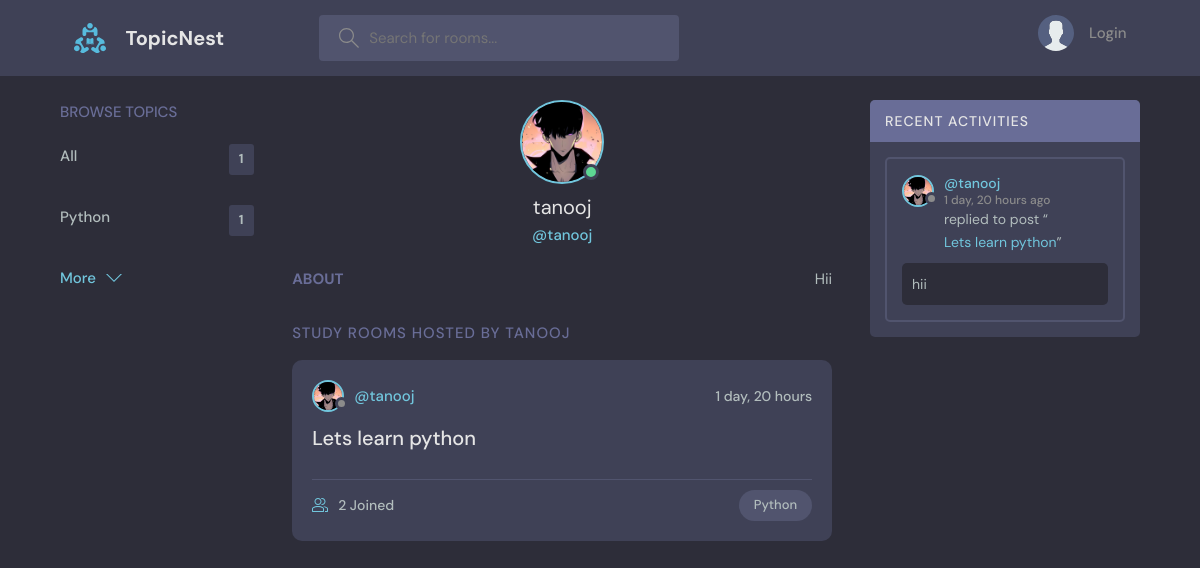
The app's page /profile/1/, older data.
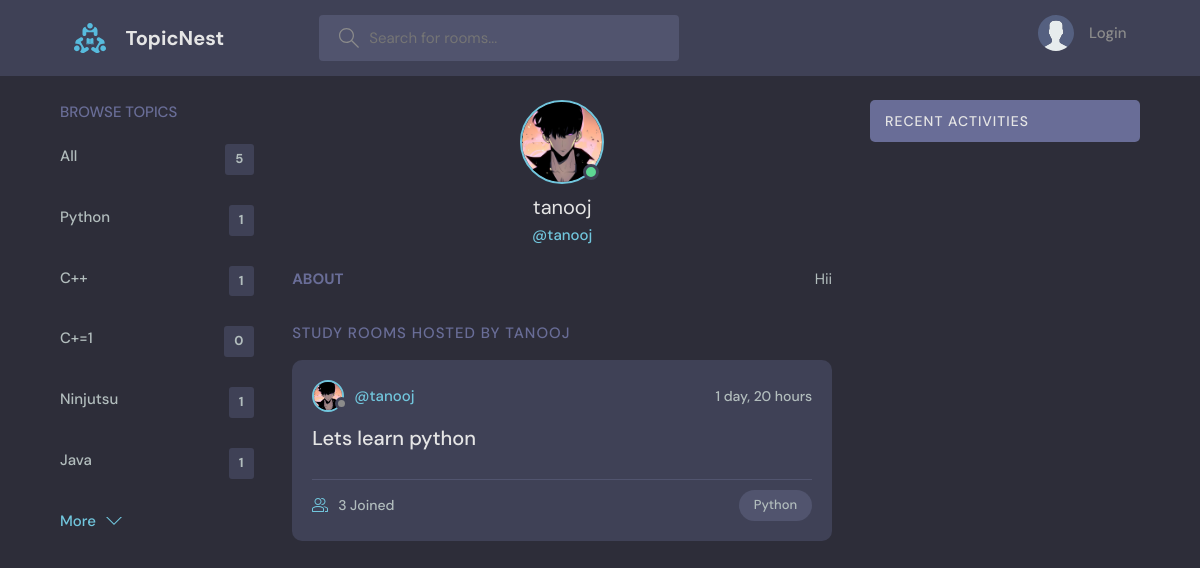
The same page, newer data.
### base/models.py (models this page shows, shortened)
class Topic(models.Model):
    name = models.CharField(max_length=200)

class User(AbstractUser):
    name = models.CharField(max_length=200,null = True)
    email = models.EmailField(null=True,unique=True)
    bio = models.TextField(null = True)
    avatar = models.ImageField(null = True,default="avatar.svg")
    USERNAME_FIELD = 'email'
    REQUIRED_FIELDS = []

class About(models.Model):
    user = models.ForeignKey(User, on_delete=models.CASCADE)
    about = models.TextField()

class Room(models.Model):
    host = models.ForeignKey(User, on_delete=models.SET_NULL,null=True)
    topic = models.ForeignKey(Topic, on_delete=models.SET_NULL,null=True)
    name = models.CharField(max_length=200)
    description = models.TextField(null=True,blank=True)
    participants = models.ManyToManyField(User,related_name='participants',blank=True)
    updated = models.DateTimeField(auto_now=True)
    created = models.DateTimeField(auto_now_add=True)
    class Meta:
        ordering = ['-updated','-created']

class Message(models.Model):
    user = models.ForeignKey(User, on_delete=models.CASCADE)
    room =models.ForeignKey(Room, on_delete=models.CASCADE)
    body = models.TextField()
    updated = models.DateTimeField(auto_now=True)
    created = models.DateTimeField(auto_now_add=True)
    class Meta:
        ordering = ['-updated','-created']

### base/views.py (the view)
# urls.py: path('profile/<str:pk>/',views.userProfile,name='profile'),
def userProfile(request,pk):
    user = User.objects.get(id = pk)
    rooms = user.room_set.all()
    room_messages = user.message_set.all()
    topics = Topic.objects.all()
    try:
        about = About.objects.get(user=user)
    except About.DoesNotExist:
        about = ""
    context = {'user':user,'rooms':rooms,'topics':topics,'room_messages':room_messages,'about':about}
    return render(request,'base/profile.html',context)

### base/templates/base/profile.html (shortened to what this page needs)
{% extends 'main.html' %}
{% block content %}
  <main class="profile-page layout layout--3">
    <div class="container">
      {% include 'base/topics_component.html' %}
      <div class="roomList">
        <div class="profile">
          <div class="profile__avatar">
            <div class="avatar avatar--large active">
              <img src="{{user.avatar.url}}" />
            </div>
          </div>
          <div class="profile__info">
            <h3>{{user.name}}</h3>
            <p>@{{user.name}}</p>
          </div>
          <div class="profile__about">
            <h3>About
            </h3>
            <p>
              {{about.about}}
            </p>
          </div>
        </div>
        <div class="roomList__header">
          <div>
            <h2>Study Rooms Hosted by {{user.name}}</a>
            </h2>
          </div>
        </div>
        {% include 'base/feed_component.html' %}
      </div>
      {% include 'base/activity_component.html' %}
    </div>
  </main>
{% endblock %}

### templates/main.html (shortened to what this page needs)
<!DOCTYPE html>
{% load static %}
<html lang="en">
  <head>
    <link rel="stylesheet" href="{% static 'styles/style.css' %}" />
  </head>
  <body>
    {% include 'navbar.html' %}
    {% block content %}
    {% endblock %}
  </body>
</html>

### templates/navbar.html (shortened to what this page needs)
{% load static %}
<header class="header header--loggedIn">
    <div class="container">
      <a href="{% url 'home' %}" class="header__logo">
        <img src="{% static 'images/logo.svg' %}" />
        <h1>TopicNest</h1>
      </a>
      <form class="header__search" method = "GET" action = "{% url 'home' %}">
        <label>
          <input name = "q" placeholder="Search for rooms..." />
        </label>
      </form>
      <nav class="header__menu">
        {% if request.user.is_authenticated %}
        <div class="header__user">
          <a href="{% url 'profile' user.id %}">
            <div class="avatar avatar--medium active">
              <img src="{{request.user.avatar.url}}" />
            </div>
            <p>{{request.user.username}} <span>@{{request.user.username}}</span></p>
          </a>
          <button class="dropdown-button">
            <svg version="1.1" xmlns="http://www.w3.org/2000/svg" width="32" height="32" viewBox="0 0 32 32">
              <title>chevron-down</title>
              <path d="M16 21l-13-13h-3l16 16 16-16h-3l-13 13z"></path>
            </svg>
          </button>
        </div>
        {% else %}
        <a href="{% url 'login' %}">
          <img src="{% static 'images/avatar.svg' %}" />
          <p>Login</p>
        </a>
        {% endif %}
      </nav>
    </div>
  </header>

### base/templates/base/topics_component.html
<div class="topics">
    <div class="topics__header">
      <h2>Browse Topics</h2>
    </div>
    <ul class="topics__list">
      <li>
        <a href="{% url 'home' %}">All <span>{{topics.count}}</span></a>
      </li>
      {% for topic in topics %}
      <li>
        <a href="{% url 'home' %}?q={{topic.name}}">{{topic.name}}<span>{{topic.room_set.all.count}}</span></a>
      </li>
      {% endfor %}
    </ul>
    <a class="btn btn--link" href="{% url 'topics' %}">
      More
      <svg
        version="1.1"
        xmlns="http://www.w3.org/2000/svg"
        width="32"
        height="32"
        viewBox="0 0 32 32"
      >
        <title>chevron-down</title>
        <path d="M16 21l-13-13h-3l16 16 16-16h-3l-13 13z"></path>
      </svg>
    </a>
  </div>

### base/templates/base/feed_component.html (shortened to what this page needs)
{% for room in rooms%}
<div class="roomListRoom">
  <div class="roomListRoom__header">
    <a href="{% url 'profile' room.host.id %}" class="roomListRoom__author">
      <div class="avatar avatar--small">
        <img src="{{room.host.avatar.url}}" />
      </div>
      <span>@{{room.host.username}}</span>
    </a>
    <div class="roomListRoom__actions">
      <span>{{room.created|timesince}}</span>
    </div>
  </div>
  <div class="roomListRoom__content">
    <a href="/room/{{room.id}}">{{room.name}}</a>
  </div>
  <div class="roomListRoom__meta">
    <a href="/room/{{room.id}}" class="roomListRoom__joined">
       {{room.participants.all.count}} Joined
    </a>
    <p class="roomListRoom__topic">{{room.topic.name}}</p>
  </div>
</div>
{% endfor %}

### base/templates/base/activity_component.html (shortened to what this page needs)
<div class="activities">
    <div class="activities__header">
      <h2>Recent Activities</h2>
    </div>
    {% for msg in room_messages %}
    <div class="activities__box">
      <div class="activities__boxHeader roomListRoom__header">
        <a href="{% url 'profile' msg.user.id %}" class="roomListRoom__author">
          <div class="avatar avatar--small">
            <img src="{{msg.user.avatar.url}}" />
          </div>
          <p>
            @{{msg.user.name}}
            <span>{{msg.created|timesince}} ago</span>
          </p>
        </a>
      </div>
      <div class="activities__boxContent">
        <p>
          replied to post “<a href="{% url 'room' msg.room.id %}">{{msg.room.name}}</a
          >”
        </p>
        <div class="activities__boxRoomContent">
            {{msg.body}}
        </div>
      </div>
    </div>
    {% endfor %}
  </div>

Row changes from the older to the newer data that the page shows:
removed Message: user.avatar (picture), user.name "tanooj", created "1 day, 20 hours", room.name "Lets learn python", body "hii"
added Topic: name "C++", room_set.all.count "1"
added Topic: name "C+=1", room_set.all.count "0"
added Topic: name "Ninjutsu", room_set.all.count "1"
added Topic: name "Java", room_set.all.count "1"
computed for Room "Lets learn python": participants.all.count "2" → "3"
Text that changed along with them:
{{ topics.count }}: "1" → "5"
